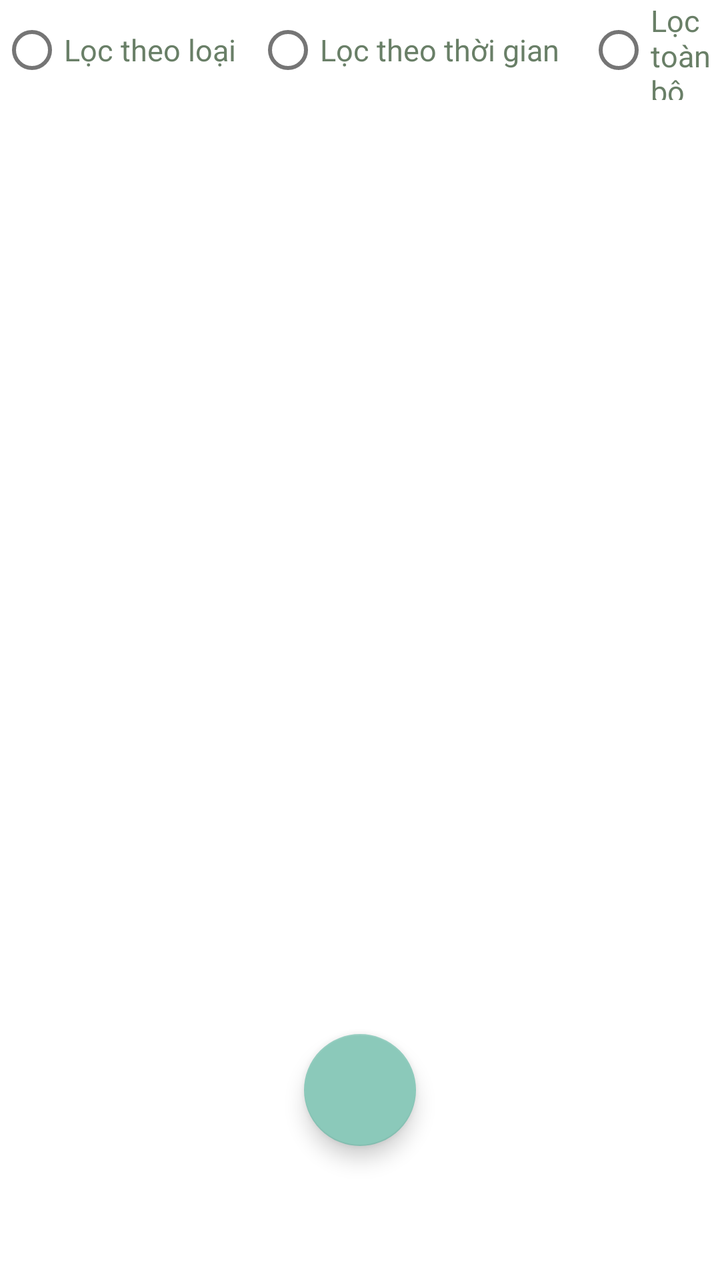
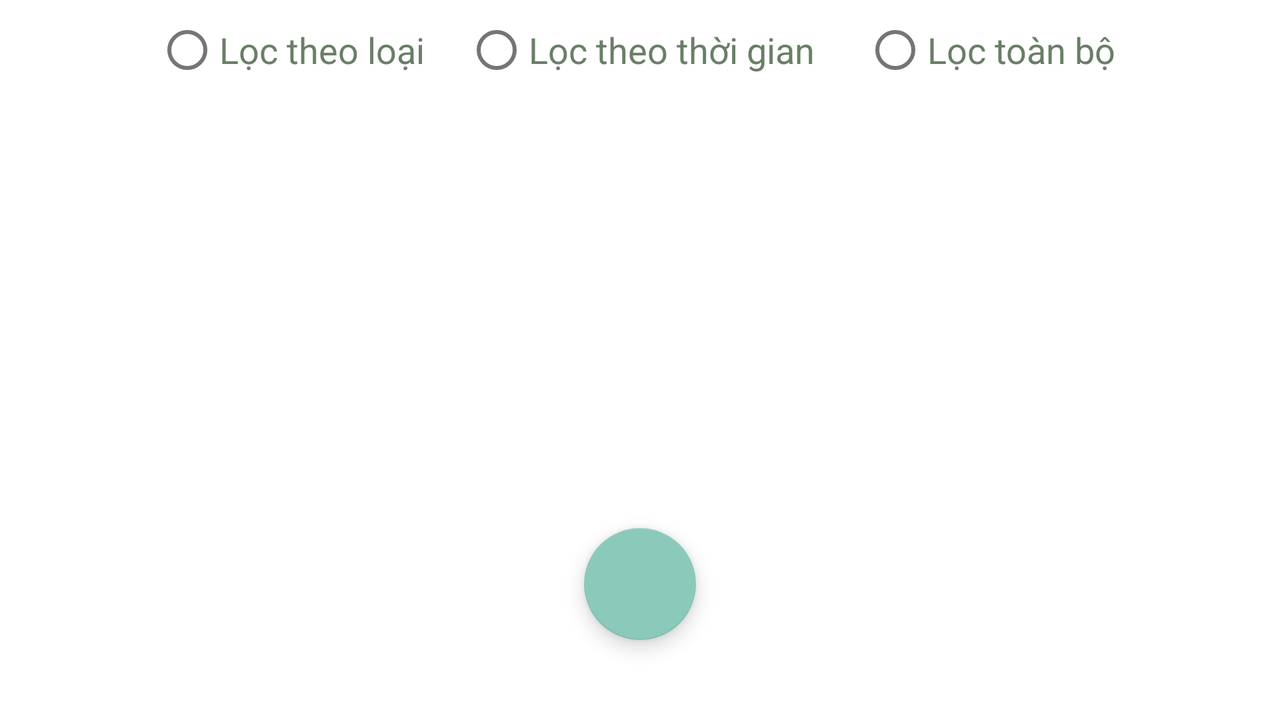

Compare how this app lays out the same screen by default and in its alternative resource folder. The renders come first, then the two layout files and the values they reference.
<!-- AndroidManifest.xml: application theme Theme.Demo -->
<!-- res/layout/chi.xml -->
<?xml version="1.0" encoding="utf-8"?>
<androidx.constraintlayout.widget.ConstraintLayout xmlns:android="http://schemas.android.com/apk/res/android"
    android:layout_height="match_parent"
    android:layout_width="match_parent"
    xmlns:app="http://schemas.android.com/apk/res-auto"
    android:layout_gravity="center_vertical">

    <TableRow
        android:layout_width="match_parent"
        android:layout_height="50dp"
        app:layout_constraintBottom_toTopOf="@+id/thuRev"
        app:layout_constraintTop_toTopOf="parent"
        android:gravity="center">

        <RadioButton
            android:id="@+id/locChiLoai"
            android:layout_width="wrap_content"
            android:layout_height="wrap_content"
            android:textSize="15dp"
            android:textColor="#697F67"
            android:text="Lọc theo loại" />

        <RadioButton
            android:id="@+id/locChiThoiGian"
            android:layout_width="wrap_content"
            android:layout_marginLeft="10dp"
            android:layout_height="wrap_content"
            android:textSize="15dp"
            android:textColor="#697F67"
            android:text="Lọc theo thời gian " />

        <RadioButton
            android:id="@+id/locChiAll"
            android:layout_width="wrap_content"
            android:layout_marginLeft="10dp"
            android:layout_height="wrap_content"
            android:textSize="15dp"
            android:textColor="#697F67"
            android:text="Lọc toàn bộ " />
    </TableRow>

    <ScrollView
        android:layout_width="match_parent"
        android:layout_height="match_parent"
        android:layout_marginTop="50dp"
        android:layout_marginBottom="100dp"
        app:layout_constraintBottom_toBottomOf="parent"
        app:layout_constraintTop_toTopOf="parent">

        <LinearLayout
            android:layout_width="match_parent"
            android:layout_height="match_parent"
            android:orientation="vertical">

            <androidx.recyclerview.widget.RecyclerView
                android:id="@+id/revChi"
                android:layout_width="match_parent"
                android:layout_height="match_parent"
                app:layout_constraintBottom_toBottomOf="parent"
                app:layout_constraintEnd_toEndOf="parent" />
        </LinearLayout>
    </ScrollView>

    <com.google.android.material.floatingactionbutton.FloatingActionButton
        android:id="@+id/fabChi"
        android:layout_width="wrap_content"
        android:layout_height="wrap_content"
        android:src="@drawable/add"
        app:fabSize="normal"
        android:layout_marginTop="450dp"
        app:layout_constraintBottom_toBottomOf="parent"
        app:layout_constraintLeft_toLeftOf="parent"
        app:layout_constraintRight_toRightOf="parent"
        app:layout_constraintTop_toTopOf="parent" />
</androidx.constraintlayout.widget.ConstraintLayout>
<!-- resources referenced by this layout -->
<resources>
  <style name="Theme.Demo" parent="Theme.MaterialComponents.DayNight.NoActionBar">
          
          <item name="colorPrimary">@color/regular_pink</item>
          <item name="colorPrimaryVariant">@color/teal_700</item>
          <item name="colorOnPrimary">@color/white</item>
          
          <item name="colorSecondary">#8bc9ba</item>
          <item name="colorSecondaryVariant">@color/teal_700</item>
          <item name="colorOnSecondary">@color/black</item>
          
          <item name="android:statusBarColor" tools:targetApi="l">?attr/colorPrimaryVariant</item>
          
      </style>
  <color name="regular_pink">#DC9787</color>
  <color name="teal_700">#92BA9C</color>
  <color name="white">#FFFFFFFF</color>
  <color name="black">#FF000000</color>
</resources>
<!-- res/layout-land/chi.xml (the repository's variant of the layout above) -->
<!-- drawn on the phone turned sideways -->
<?xml version="1.0" encoding="utf-8"?>
<androidx.constraintlayout.widget.ConstraintLayout xmlns:android="http://schemas.android.com/apk/res/android"
    xmlns:tools="http://schemas.android.com/tools"
    android:layout_height="match_parent"
    android:layout_width="match_parent"
    xmlns:app="http://schemas.android.com/apk/res-auto"
    android:layout_gravity="center_vertical">

    <TableRow
        android:layout_width="match_parent"
        android:layout_height="50dp"
        app:layout_constraintBottom_toTopOf="@+id/thuRev"
        app:layout_constraintTop_toTopOf="parent"
        android:gravity="center">

        <RadioButton
            android:id="@+id/locChiLoai"
            android:layout_width="wrap_content"
            android:layout_height="wrap_content"
            android:textSize="18dp"
            android:textColor="#697F67"
            android:text="Lọc theo loại" />

        <RadioButton
            android:id="@+id/locChiThoiGian"
            android:layout_width="wrap_content"
            android:layout_marginLeft="20dp"
            android:layout_height="wrap_content"
            android:textSize="18dp"
            android:textColor="#697F67"
            android:text="Lọc theo thời gian " />

        <RadioButton
            android:id="@+id/locChiAll"
            android:layout_width="wrap_content"
            android:layout_marginLeft="20dp"
            android:layout_height="wrap_content"
            android:textSize="18dp"
            android:textColor="#697F67"
            android:text="Lọc toàn bộ " />
    </TableRow>

    <ScrollView
        android:layout_width="match_parent"
        android:layout_height="match_parent"
        android:layout_marginTop="50dp"
        android:layout_marginBottom="100dp"
        app:layout_constraintBottom_toBottomOf="parent"
        app:layout_constraintTop_toTopOf="parent">

        <LinearLayout
            android:layout_width="match_parent"
            android:layout_height="match_parent"
            android:orientation="vertical">

            <androidx.recyclerview.widget.RecyclerView
                android:id="@+id/revChi"
                android:layout_width="match_parent"
                android:layout_height="wrap_content" />
        </LinearLayout>
    </ScrollView>

    <com.google.android.material.floatingactionbutton.FloatingActionButton
        android:id="@+id/fabChi"
        android:layout_width="wrap_content"
        android:layout_height="wrap_content"
        android:src="@drawable/add"
        app:fabSize="normal"
        android:layout_marginBottom="40dp"
        app:layout_constraintBottom_toBottomOf="parent"
        app:layout_constraintRight_toRightOf="parent"
        app:layout_constraintLeft_toLeftOf="parent"/>
</androidx.constraintlayout.widget.ConstraintLayout>
